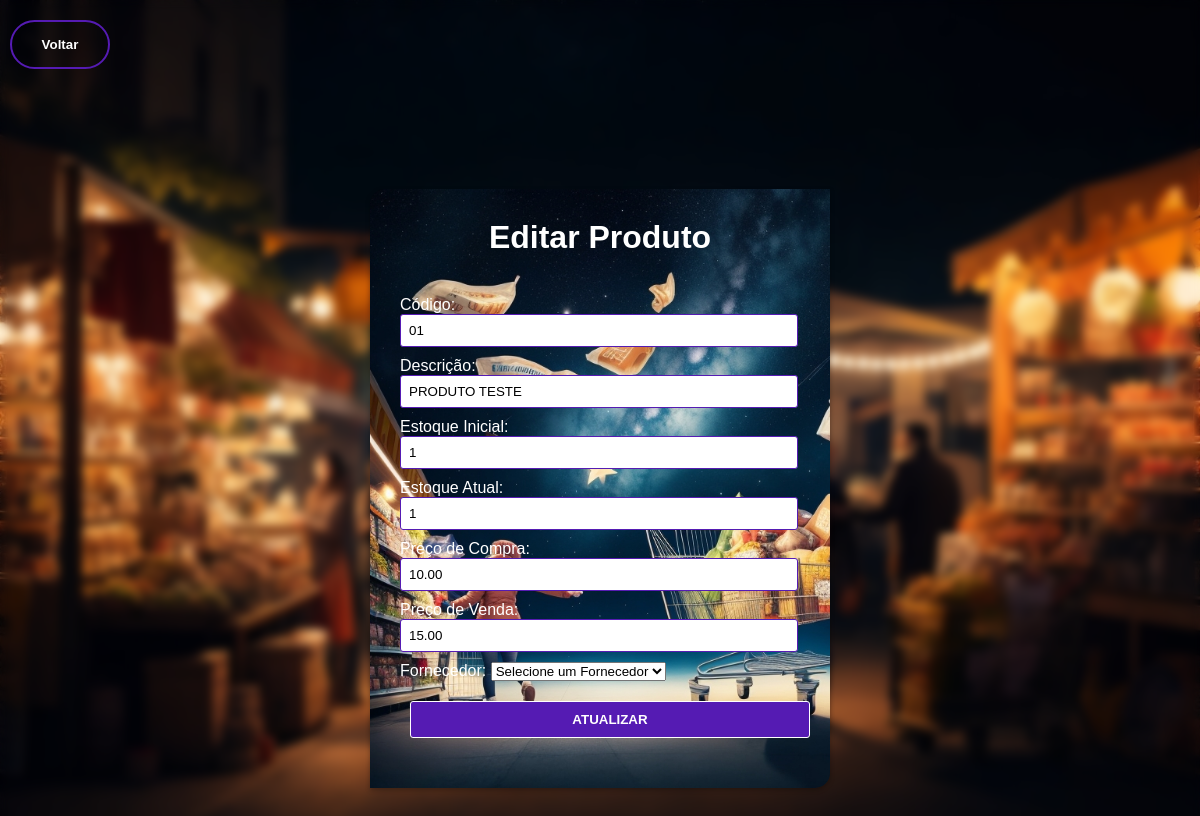
Page /admin/produtos-editar.php?id_produto=2 on the committed database.
### tables this page shows
CREATE TABLE `produtos` (
  `id_produto` int(20) NOT NULL,
  `codigo` varchar(50) NOT NULL,
  `descricao` varchar(255) NOT NULL,
  `estoqueInicial` int(11) NOT NULL,
  `estoqueAtual` int(11) NOT NULL,
  `precoCompra` decimal(10,2) NOT NULL,
  `precoVenda` decimal(10,2) NOT NULL,
  `id_fornecedor` int(20) NOT NULL
);

### admin/produtos-editar.php (the view, shortened to what this page needs)
<?php
  if(!empty($_GET['id_produto']))
  {
    include_once('conexao.php');
    $id_produto = $_GET['id_produto'];
    $sqlSelects = "SELECT * FROM  produtos WHERE id_produto=$id_produto";
    $result = $mysqli->query($sqlSelects);
    if($result->num_rows > 0)
    {
      while($user_data = mysqli_fetch_assoc($result))
      {
        $codigo = $user_data['codigo'];
        $descricao = $user_data['descricao'];
        $estoqueInicial = $user_data['estoqueInicial'];
        $estoqueAtual = $user_data['estoqueAtual'];
        $precoCompra = $user_data['precoCompra'];
        $precoVenda = $user_data['precoVenda'];
        $id_fornecedor = $user_data['id_fornecedor'];
      }
    }
    else
    {
      header('Location: listar-produtos.php');
    }
  }
  else
  {
  }
?>
<!DOCTYPE html>
<html>
<head>
</head>
<body>
  <form action="listar-produtos.php">
    <div class="back-background">
      <Button type="submit">Voltar</Button>
    </div>
  </form>
  <div class="container">
    <h1>Editar Produto</h1>
    <form action="salveEdit.php" method="POST">
      <label for="codigo">Código:</label>
      <input type="number" id="codigo" name="codigo" value="<?php echo $codigo ?>" required>
      <label for="descricao">Descrição:</label>
      <input type="text" id="descricao" name="descricao" value="<?php echo $descricao ?>" required>
      <label for="estoqueInicial">Estoque Inicial:</label>
      <input type="number" id="estoqueInicial" name="estoqueInicial" value="<?php echo $estoqueInicial ?>" required>
      <label for="estoqueAtual">Estoque Atual:</label>
      <input type="number" id="estoqueAtual" name="estoqueAtual" value="<?php echo $estoqueAtual ?>" required>
      <label for="precoCompra">Preço de Compra:</label>
      <input type="number" id="precoCompra" name="precoCompra" value="<?php echo $precoCompra ?>" required>
      <label for="precoVenda">Preço de Venda:</label>
      <input type="number" id="precoVenda" name="precoVenda" value="<?php echo $precoVenda ?>" required>
      <label for="nome_fornecedor">Fornecedor: <select id="id_fornecedor" name="id_fornecedor" required>
        <option value="<?php echo $id_fornecedor ?>">Selecione um Fornecedor</option>
      </select>
      <br>
      <button type="submit" name="update" id="update" class="register-button">Atualizar</button>
    </form>
  </div>
</body>
</html>

### admin/produtos-editar.php (style rules this page uses)
* { font-family: Arial, sans-serif; margin: 0; padding: 0; }
body { background: url(../front/img/Frncdbck.jpg); background-size: cover; backdrop-filter: blur(5px); z-index: 10; }
button { width: 100px; padding: 15px 0; text-align: center; margin: 20px 10px; border-radius: 25px; font-weight: bold; border: 2px solid #551bb3; background: transparent; color: #fff; cursor: pointer; overflow: hidden; }
.container { width: 400px; margin: 100px auto; padding: 30px; background: url(../front/img/prdtbkg.jpg); background-size: cover; border-radius: 15px 0px; box-shadow: 0 2px 5px rgba(0, 0, 0, 0.3); }
h1 { text-align: center; color: #fff; font-weight: bold; padding-bottom: 30px; }
label { display: block; margin-top: 10px; color: #fff; }
input[type="text"], input[type="number"], input[type="email"] { width: 95%; padding: 8px; border: 1px solid #551bb3; border-radius: 3px; }
.register-button { display: block; width: 100%; padding: 10px; background-color: #551bb3; color: #fff; border: 1px solid #fff; border-radius: 3px; text-transform: uppercase; font-weight: bold; cursor: pointer; }

### rows in the picture
produtos: codigo "01", descricao "PRODUTO TESTE", estoqueInicial "1", estoqueAtual "1", precoCompra "10.00", precoVenda "15.00"
